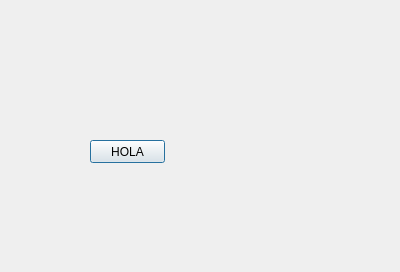
<?xml version="1.0" encoding="UTF-8"?>
<ui version="4.0">
 <class>Dialog</class>
 <widget class="QDialog" name="Dialog">
  <property name="geometry">
   <rect>
    <x>0</x>
    <y>0</y>
    <width>400</width>
    <height>272</height>
   </rect>
  </property>
  <property name="windowTitle">
   <string>Dialog</string>
  </property>
  <widget class="QPushButton" name="a">
   <property name="geometry">
    <rect>
     <x>90</x>
     <y>140</y>
     <width>75</width>
     <height>23</height>
    </rect>
   </property>
   <property name="text">
    <string>HOLA</string>
   </property>
  </widget>
 </widget>
 <resources/>
 <connections/>
</ui>
